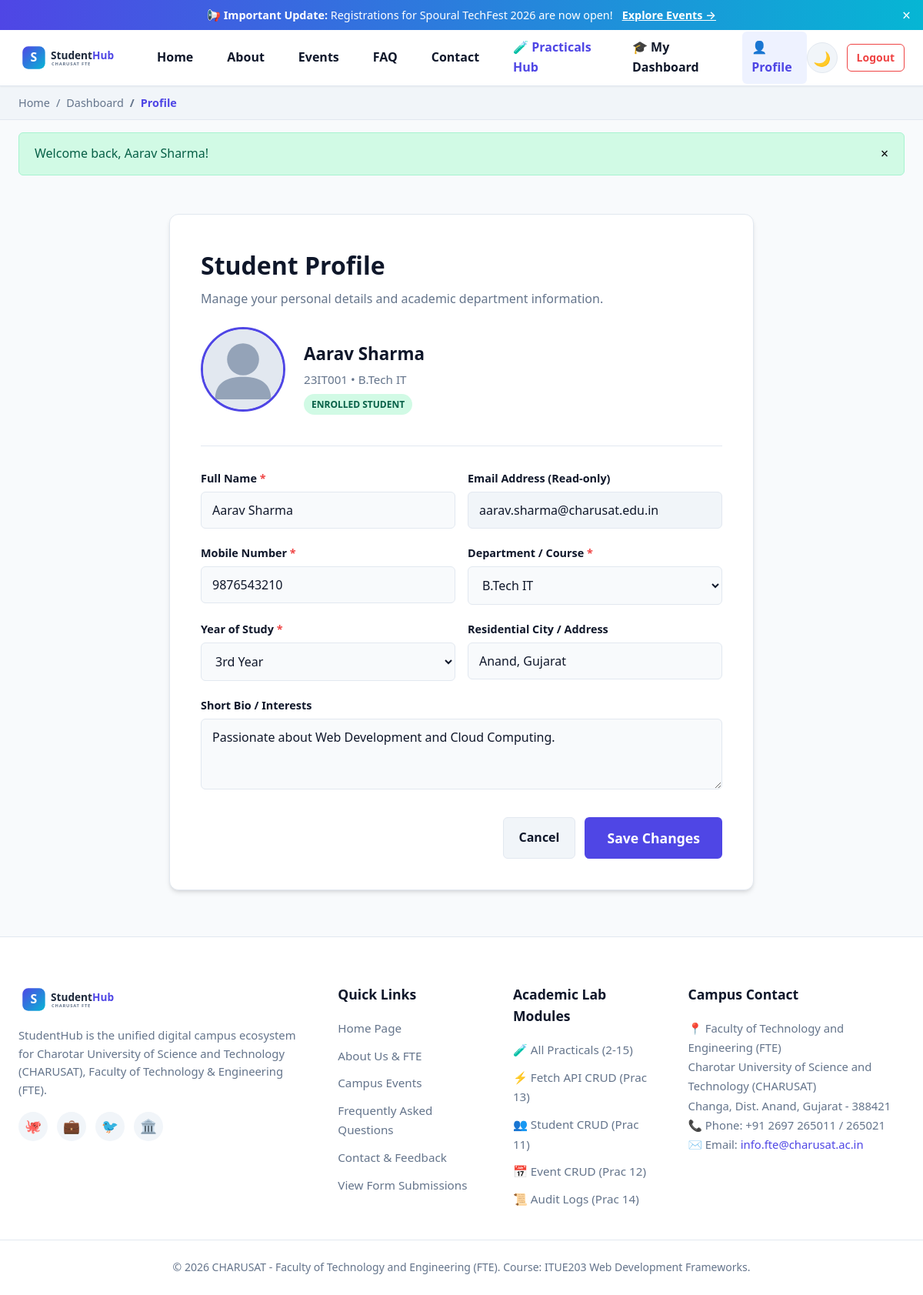
Screenshot of /pages/profile.php (signed in) with the database file from the repository.
### tables this page shows
CREATE TABLE IF NOT EXISTS `students` (
    `id` INT AUTO_INCREMENT PRIMARY KEY,
    `user_id` INT DEFAULT NULL,
    `student_id_number` VARCHAR(30) UNIQUE NOT NULL,
    `full_name` VARCHAR(100) NOT NULL,
    `email` VARCHAR(150) UNIQUE NOT NULL,
    `mobile` VARCHAR(20) NOT NULL,
    `course` VARCHAR(50) NOT NULL,
    `year_of_study` VARCHAR(20) NOT NULL,
    `gender` ENUM('Male', 'Female', 'Other') NOT NULL,
    `address` TEXT DEFAULT NULL,
    `bio` TEXT DEFAULT NULL,
    `profile_pic` VARCHAR(255) DEFAULT 'default_avatar.svg',
    `status` ENUM('active', 'inactive', 'deleted') NOT NULL DEFAULT 'active',
    `created_at` TIMESTAMP DEFAULT CURRENT_TIMESTAMP,
    `updated_at` TIMESTAMP DEFAULT CURRENT_TIMESTAMP ON UPDATE CURRENT_TIMESTAMP,
    INDEX `idx_students_course` (`course`),
    INDEX `idx_students_status` (`status`),
    INDEX `idx_students_user` (`user_id`),
    CONSTRAINT `fk_students_user` FOREIGN KEY (`user_id`) REFERENCES `users` (`id`) ON DELETE SET NULL ON UPDATE CASCADE
);

CREATE TABLE IF NOT EXISTS `users` (
    `id` INT AUTO_INCREMENT PRIMARY KEY,
    `full_name` VARCHAR(100) NOT NULL,
    `email` VARCHAR(150) UNIQUE NOT NULL,
    `password_hash` VARCHAR(255) NOT NULL,
    `role` ENUM('admin', 'student') NOT NULL DEFAULT 'student',
    `status` ENUM('active', 'inactive', 'suspended') NOT NULL DEFAULT 'active',
    `remember_token` VARCHAR(255) DEFAULT NULL,
    `last_login` DATETIME DEFAULT NULL,
    `created_at` TIMESTAMP DEFAULT CURRENT_TIMESTAMP,
    `updated_at` TIMESTAMP DEFAULT CURRENT_TIMESTAMP ON UPDATE CURRENT_TIMESTAMP,
    INDEX `idx_users_email` (`email`),
    INDEX `idx_users_role` (`role`)
);

### config/auth.php (called while the page is built, shortened)
<?php
require_once __DIR__ . '/db.php';
function is_logged_in(): bool {
    return !empty($_SESSION['user_id']);
}
function current_user(): ?array {
    return [
        'id' => $_SESSION['user_id'],
        'name' => $_SESSION['user_name'] ?? 'User',
        'email' => $_SESSION['user_email'] ?? '',
        'role' => $_SESSION['user_role'] ?? 'student',
    ];
}

### config/db.php (called while the page is built, shortened)
<?php
function get_db_connection(): PDO {
    static $pdo = null;
    if ($pdo === null) {
        $dsn = "mysql:host=" . DB_HOST . ";port=" . DB_PORT . ";dbname=" . DB_NAME . ";charset=utf8mb4";
        $options = [
            PDO::ATTR_ERRMODE            => PDO::ERRMODE_EXCEPTION,
            PDO::ATTR_DEFAULT_FETCH_MODE => PDO::FETCH_ASSOC,
            PDO::ATTR_EMULATE_PREPARES   => false,
        ];
        try {
            $pdo = new PDO($dsn, DB_USER, DB_PASS, $options);
        } catch (PDOException $e) {
            error_log("Database Connection Failed: " . $e->getMessage());
            die("<div style='font-family:sans-serif;padding:20px;margin:20px;background:#fee2e2;border:1px solid #ef4444;border-radius:8px;'>
                <h3 style='color:#b91c1c;margin:0 0 10px 0;'>Database Connection Error</h3>
                <p>Could not connect to MySQL database <code>" . htmlspecialchars(DB_NAME) . "</code>.</p>
                <p><strong>Technical details:</strong> " . htmlspecialchars($e->getMessage()) . "</p>
                <p>Please make sure MySQL is running in XAMPP or run <code>setup_database.php</code>.</p>
            </div>");
        }
    }
    return $pdo;
}
function db_query(string $sql, array $params = []): PDOStatement {
    $stmt = get_db_connection()->prepare($sql);
    $stmt->execute($params);
    return $stmt;
}
function db_fetch_one(string $sql, array $params = []): ?array {
    $result = db_query($sql, $params)->fetch();
    return $result ?: null;
}

### pages/profile.php (the view, shortened to what this page needs)
<?php
require_once __DIR__ . '/../config/db.php';
require_once __DIR__ . '/../config/auth.php';
$currentUser = current_user();
$userId = $currentUser['id'];
$userRecord = db_fetch_one("SELECT * FROM users WHERE id = ?", [$userId]);
$errors = [];
$student = db_fetch_one("SELECT * FROM students WHERE user_id = ?", [$userId]);
require_once __DIR__ . '/includes/header.php';
?>
<div class="container">
  <div class="profile-card">
    <div style="margin-bottom:24px;">
      <h1 style="font-size:2rem; font-weight:800; margin-bottom:6px;">Student Profile</h1>
      <p style="color:var(--text-muted);">Manage your personal details and academic department information.</p>
    </div>
    <form method="POST" action="profile.php">
      <div class="profile-header-group">
        <div>
          <img src="../assets/images/<?= htmlspecialchars($student['profile_pic'] ?? 'default_avatar.svg') ?>"
               alt="Student Avatar" class="profile-avatar-lg" style="width:110px; height:110px;">
        </div>
        <div>
          <h2 style="font-size:1.4rem; margin-bottom:4px;"><?= htmlspecialchars($userRecord['full_name'] ?? '') ?></h2>
          <p style="color:var(--text-muted); font-size:0.95rem;">
            <?= htmlspecialchars($student['student_id_number'] ?? 'Student') ?> &bull;
            <?= htmlspecialchars($student['course'] ?? 'FTE Department') ?>
          </p>
          <span class="badge badge-success" style="margin-top:6px;">Enrolled Student</span>
        </div>
      </div>
      <div class="form-row">
        <div class="form-group">
          <label for="prof_name" class="form-label">Full Name <span class="required">*</span></label>
          <input type="text" id="prof_name" name="full_name" class="form-control <?= isset($errors['full_name']) ? 'is-invalid' : '' ?>"
                 value="<?= htmlspecialchars($userRecord['full_name'] ?? '') ?>" required>
        </div>
        <div class="form-group">
          <label for="prof_email" class="form-label">Email Address (Read-only)</label>
          <input type="email" id="prof_email" class="form-control"
                 value="<?= htmlspecialchars($userRecord['email'] ?? '') ?>" disabled style="background:var(--bg-alt); cursor:not-allowed;">
        </div>
      </div>
      <div class="form-row">
        <div class="form-group">
          <label for="prof_mobile" class="form-label">Mobile Number <span class="required">*</span></label>
          <input type="tel" id="prof_mobile" name="mobile" class="form-control <?= isset($errors['mobile']) ? 'is-invalid' : '' ?>"
                 value="<?= htmlspecialchars($student['mobile'] ?? '') ?>" maxlength="10" required>
        </div>
        <div class="form-group">
          <label for="prof_course" class="form-label">Department / Course <span class="required">*</span></label>
          <select id="prof_course" name="course" class="form-control <?= isset($errors['course']) ? 'is-invalid' : '' ?>" required>
            <?php
            $courseList = ['B.Tech IT', 'B.Tech CE', 'B.Tech CSE', 'B.Tech EC', 'BCA', 'MCA'];
            $curCourse = $student['course'] ?? '';
            foreach ($courseList as $c): ?>
              <option value="<?= $c ?>" <?= $curCourse === $c ? 'selected' : '' ?>><?= $c ?></option>
            <?php endforeach; ?>
          </select>
        </div>
      </div>
      <div class="form-row">
        <div class="form-group">
          <label for="prof_year" class="form-label">Year of Study <span class="required">*</span></label>
          <select id="prof_year" name="year_of_study" class="form-control" required>
            <?php
            $years = ['1st Year', '2nd Year', '3rd Year', '4th Year'];
            $curYear = $student['year_of_study'] ?? '';
            foreach ($years as $y): ?>
              <option value="<?= $y ?>" <?= $curYear === $y ? 'selected' : '' ?>><?= $y ?></option>
            <?php endforeach; ?>
          </select>
        </div>
        <div class="form-group">
          <label for="prof_address" class="form-label">Residential City / Address</label>
          <input type="text" id="prof_address" name="address" class="form-control"
                 value="<?= htmlspecialchars($student['address'] ?? '') ?>" placeholder="e.g., Anand, Gujarat">
        </div>
      </div>
      <div class="form-group">
        <label for="prof_bio" class="form-label">Short Bio / Interests</label>
        <textarea id="prof_bio" name="bio" class="form-control" rows="3" placeholder="Tell us about your technical interests, hackathon goals, or hobbies..."><?= htmlspecialchars($student['bio'] ?? '') ?></textarea>
      </div>
      <div style="margin-top:28px; display:flex; justify-content:flex-end; gap:12px;">
        <a href="student_dashboard.php" class="btn btn-secondary">Cancel</a>
        <button type="submit" class="btn btn-primary btn-lg">Save Changes</button>
      </div>
    </form>
  </div>
</div>
<?php require_once __DIR__ . '/includes/footer.php'; ?>

### assets/css/style.css (style rules this page uses)
:root { --font-family: 'Segoe UI', system-ui, -apple-system, BlinkMacSystemFont, Roboto, sans-serif; --primary: #4f46e5; --primary-hover: #4338ca; --primary-light: #eef2ff; --primary-dark: #3730a3; --secondary: #06b6d4; --accent: #f59e0b; --success: #10b981; --danger: #ef4444; --warning: #f97316; --info: #3b82f6; --bg-main: #f8fafc; --bg-card: #ffffff; --bg-alt: #f1f5f9; --text-main: #0f172a; --text-muted: #64748b; --border: #e2e8f0; --shadow-sm: 0 1px 2px 0 rgba(0, 0, 0, 0.05); --shadow: 0 4px 6px -1px rgba(0, 0, 0, 0.1), 0 2px 4px -2px rgba(0, 0, 0, 0.1); --shadow-lg: 0 10px 15px -3px rgba(0, 0, 0, 0.1), 0 4px 6px -4px rgba(0, 0, 0, 0.1); --radius-sm: 6px; --radius: 12px; --radius-lg: 18px; --container-max: 1200px; --transition: all 0.25s cubic-bezier(0.4, 0, 0.2, 1); }
* { box-sizing: border-box; margin: 0; padding: 0; }
body { font-family: var(--font-family); background-color: var(--bg-main); color: var(--text-main); line-height: 1.6; min-height: 100vh; display: flex; flex-direction: column; transition: background-color 0.3s ease, color 0.3s ease; }
a { color: var(--primary); text-decoration: none; transition: var(--transition); }
button, input, select, textarea { font-family: inherit; font-size: 1rem; }
.container { width: 100%; max-width: var(--container-max); margin-left: auto; margin-right: auto; padding-left: 24px; padding-right: 24px; }
.btn { display: inline-flex; align-items: center; justify-content: center; gap: 8px; padding: 10px 20px; border-radius: var(--radius-sm); font-weight: 600; cursor: pointer; border: 1px solid transparent; transition: var(--transition); text-decoration: none; }
.btn-primary { background: var(--primary); color: #ffffff; }
.btn-secondary { background: var(--bg-alt); color: var(--text-main); border-color: var(--border); }
.btn-lg { padding: 14px 28px; font-size: 1.1rem; }
.form-group { margin-bottom: 20px; }
.form-row { display: grid; grid-template-columns: 1fr 1fr; gap: 16px; }
.form-label { display: block; font-size: 0.9rem; font-weight: 600; margin-bottom: 6px; color: var(--text-main); }
.form-label .required { color: var(--danger); }
.form-control { width: 100%; padding: 12px 14px; border: 1px solid var(--border); border-radius: var(--radius-sm); background: var(--bg-main); color: var(--text-main); transition: var(--transition); }
.profile-avatar-lg { width: 80px; height: 80px; border-radius: 50%; margin: 0 auto 12px; border: 3px solid var(--primary); object-fit: cover; }
.badge { display: inline-block; padding: 4px 10px; border-radius: 20px; font-size: 0.75rem; font-weight: 700; text-transform: uppercase; }
.badge-success { background: #d1fae5; color: #065f46; }
.profile-card { max-width: 760px; margin: 30px auto 60px; background: var(--bg-card); border: 1px solid var(--border); border-radius: var(--radius); padding: 40px; box-shadow: var(--shadow); }
.profile-header-group { display: flex; align-items: center; gap: 24px; margin-bottom: 30px; padding-bottom: 24px; border-bottom: 1px solid var(--border); }

### rows the page displays
students: profile_pic (placeholder picture), student_id_number "23IT001", course "B.Tech IT", mobile "9876543210", year_of_study "3rd Year", address "Anand, Gujarat", bio "Passionate about Web Development and Cloud Computing."
users: full_name "Aarav Sharma", email "aarav.sharma@charusat.edu.in"

### other values shown
$name "Dashboard"
$name "Profile"
$flash['message'] "Welcome back, Aarav Sharma!"
